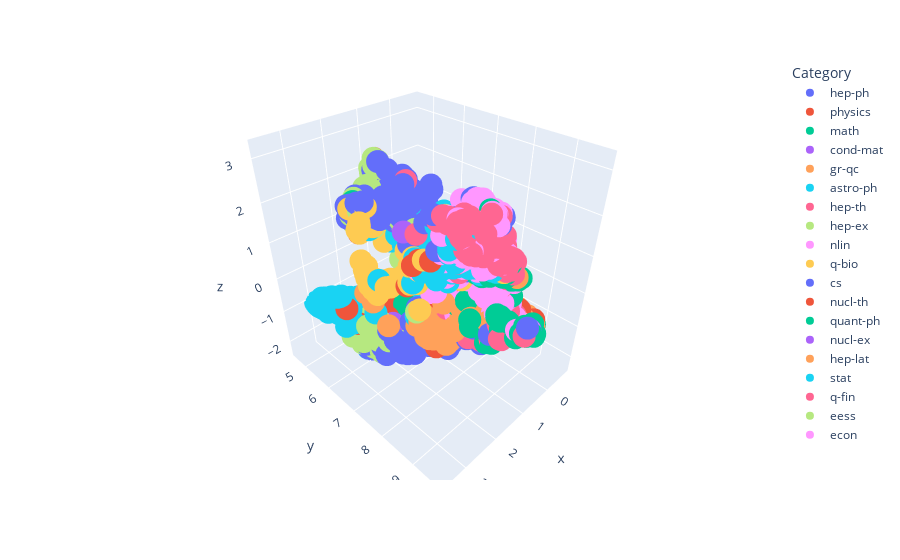

The notebook cell this image was saved under:
### Code cell
import umap.umap_ as umap

import plotly.express as px


# Perform dimensionality reduction using UMAP
reducer = umap.UMAP(n_components=3, random_state=42, n_neighbors=20, min_dist=0.0,metric="cosine")
embeddings_3d = reducer.fit_transform(embeddings)

# Create a DataFrame for the 3D embeddings
embeddings_3d_df = pd.DataFrame(embeddings_3d, columns=['x', 'y', 'z'])
embeddings_3d_df['Category'] = merged_df['unique_primary_category'].values

# Create the 3D scatter plot using Plotly
fig = px.scatter_3d(embeddings_3d_df, x='x', y='y', z='z', color='Category')
fig.show()
fig.write_html("3D_plot_model_autoencoder.html")
